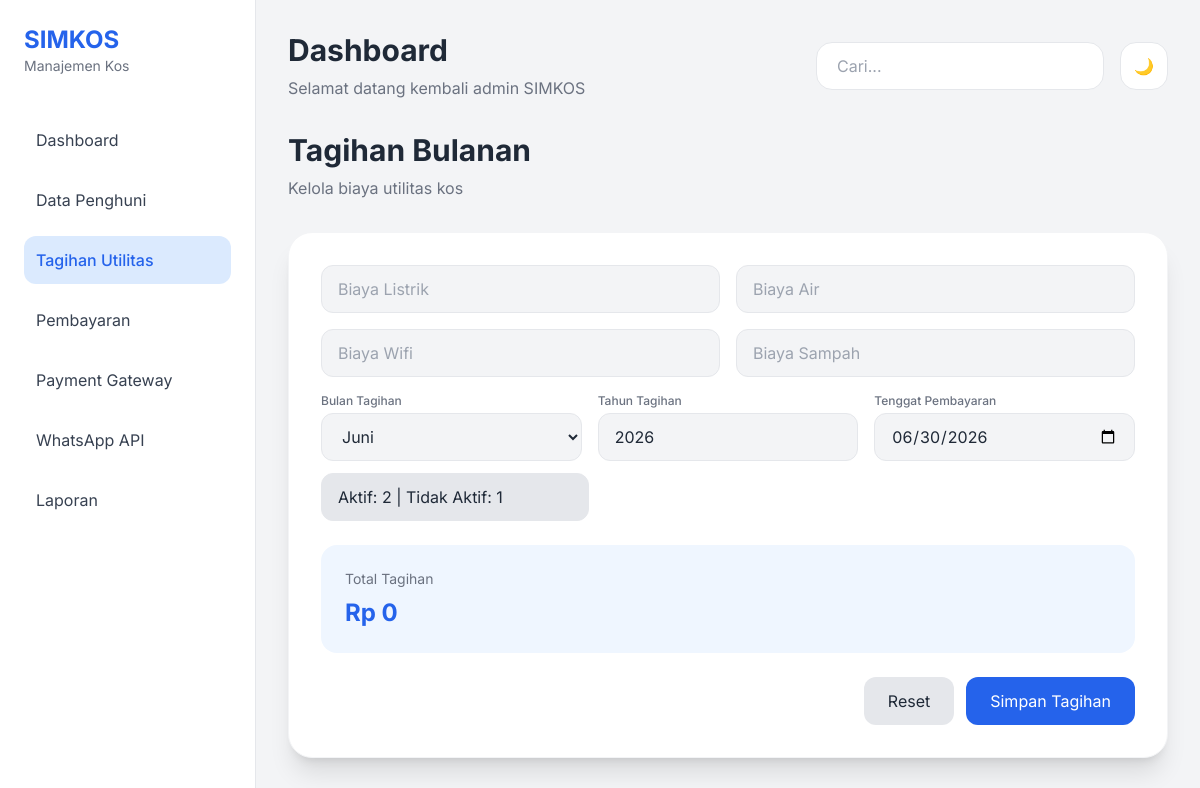
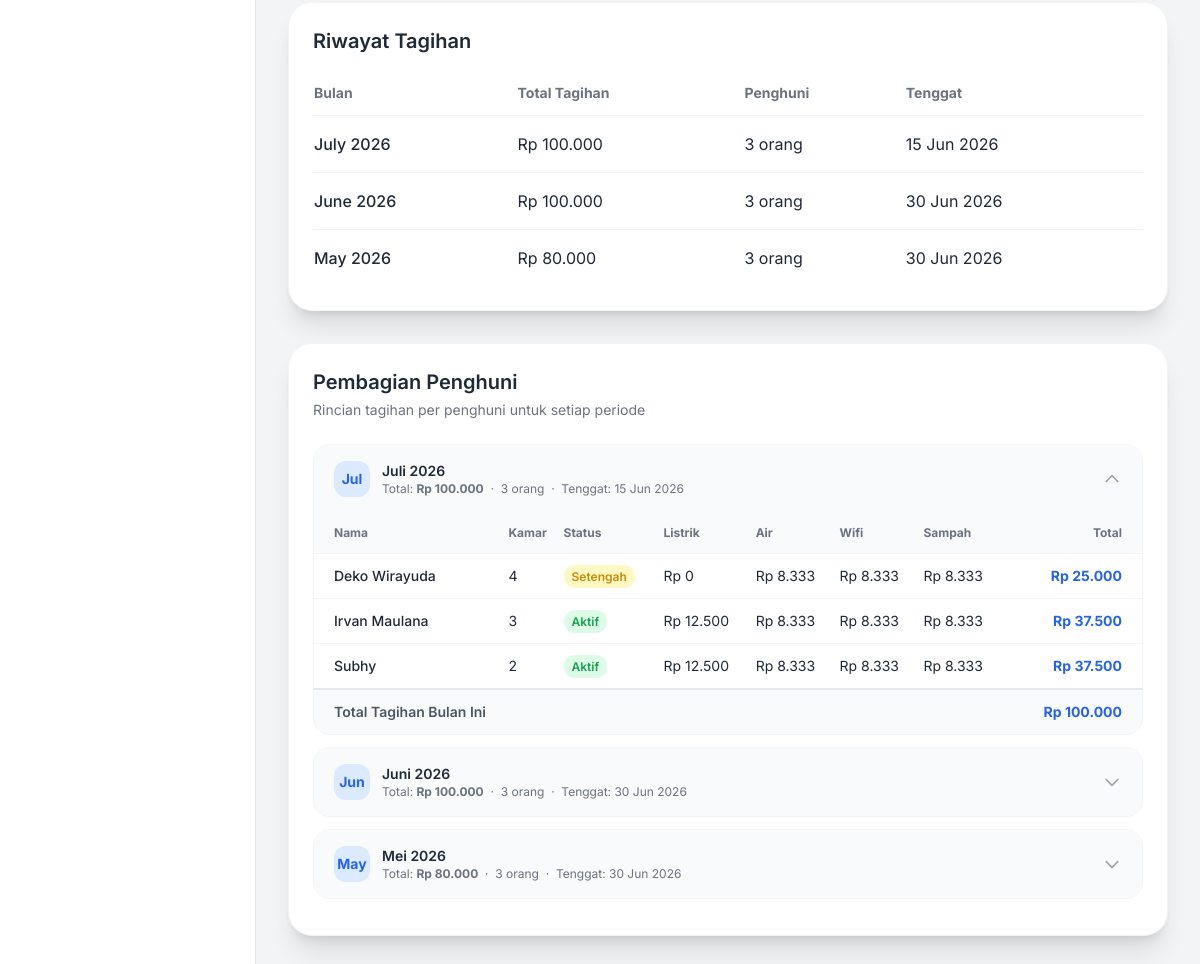
Page /tagihan/index.php on the committed database (2 pictures, top to bottom).
### tables this page shows
CREATE TABLE `tagihan_utilitas` (
  `id` int(11) NOT NULL,
  `bulan` varchar(20) NOT NULL,
  `tahun` year(4) NOT NULL,
  `biaya_listrik` decimal(12,2) DEFAULT 0.00,
  `biaya_air` decimal(12,2) DEFAULT 0.00,
  `biaya_wifi` decimal(12,2) DEFAULT 0.00,
  `biaya_sampah` decimal(12,2) DEFAULT 0.00,
  `total_penghuni` int(11) NOT NULL,
  `total_tagihan` decimal(12,2) NOT NULL,
  `total_bobot` decimal(10,2) NOT NULL,
  `tarif_per_bobot` decimal(12,2) NOT NULL,
  `tenggat_pembayaran` date NOT NULL,
  `created_at` timestamp NOT NULL DEFAULT current_timestamp()
);

CREATE TABLE `detail_tagihan` (
  `id` int(11) NOT NULL,
  `tagihan_id` int(11) NOT NULL,
  `penghuni_id` int(11) NOT NULL,
  `bobot` decimal(3,1) NOT NULL,
  `nominal_tagihan` decimal(12,2) NOT NULL,
  `status_bayar` enum('Belum Bayar','Lunas') DEFAULT 'Belum Bayar',
  `midtrans_order_id` varchar(100) DEFAULT NULL,
  `midtrans_va_number` varchar(50) DEFAULT NULL,
  `midtrans_va_bank` varchar(20) DEFAULT NULL,
  `midtrans_transaction_id` varchar(100) DEFAULT NULL,
  `midtrans_expiry` datetime DEFAULT NULL,
  `tagihan_listrik` decimal(12,2) DEFAULT 0.00,
  `tagihan_wifi` decimal(12,2) DEFAULT 0.00,
  `tagihan_air` decimal(12,2) DEFAULT 0.00,
  `tagihan_sampah` decimal(12,2) DEFAULT 0.00
);

CREATE TABLE `penghuni` (
  `no` int(11) NOT NULL,
  `no_kamar` int(11) NOT NULL,
  `nik` varchar(16) NOT NULL,
  `nama_lengkap` varchar(100) NOT NULL,
  `alamat` text NOT NULL,
  `no_hp` varchar(15) NOT NULL,
  `status_kamar` enum('Aktif','Tidak Aktif') DEFAULT 'Aktif',
  `status_pembayaran` enum('Lunas','Menunggak','Belum Lunas') DEFAULT 'Belum Lunas'
);

### tagihan/index.php (the view, shortened to what this page needs)
<?php
include '../config/koneksi.php';
$qAktif      = mysqli_query($conn, "SELECT COUNT(*) AS total FROM penghuni WHERE status_kamar='Aktif'");
$aktif       = mysqli_fetch_assoc($qAktif)['total'];
$qTidakAktif = mysqli_query($conn, "SELECT COUNT(*) AS total FROM penghuni WHERE status_kamar='Tidak Aktif'");
$tidakAktif  = mysqli_fetch_assoc($qTidakAktif)['total'];
$qRiwayat = mysqli_query($conn, "
    SELECT * FROM tagihan_utilitas
    ORDER BY tahun DESC, FIELD(bulan,
        'January','February','March','April','May','June',
        'July','August','September','October','November','December') DESC
");
?>
<!DOCTYPE html>
<html lang="id">
<head>
  <script src="https://cdn.tailwindcss.com"></script>
</head>
<body class="bg-gray-100 dark:bg-[#0f0f0f] text-gray-800 dark:text-white">
<?php include '../components/sidebar.php'; ?>
<div class="ml-64 p-8">
  <?php include '../components/topbar.php'; ?>
  <div class="mb-8">
    <h1 class="text-3xl font-bold">Tagihan Bulanan</h1>
    <p class="text-gray-500 dark:text-gray-400 mt-2">Kelola biaya utilitas kos</p>
  </div>
  <div class="bg-white dark:bg-[#111] p-8 rounded-3xl shadow-xl mb-8 border border-gray-100 dark:border-[#1f1f1f]">
    <div class="grid grid-cols-1 md:grid-cols-2 gap-4">
      <input type="number" id="listrik" placeholder="Biaya Listrik" class="input" min="0">
      <input type="number" id="air"     placeholder="Biaya Air"     class="input" min="0">
      <input type="number" id="wifi"    placeholder="Biaya Wifi"    class="input" min="0">
      <input type="number" id="sampah"  placeholder="Biaya Sampah"  class="input" min="0">
    </div>
    <div class="mt-4 grid grid-cols-1 md:grid-cols-3 gap-4">
      <div>
        <label class="text-xs font-medium text-gray-500 dark:text-gray-400 mb-1 block">Bulan Tagihan</label>
        <?php
          $bulanList = [
            1=>'January', 2=>'February', 3=>'March', 4=>'April',
            5=>'May', 6=>'June', 7=>'July', 8=>'August',
            9=>'September', 10=>'October', 11=>'November', 12=>'December'
          ];
          $bulanLabel = [
            1=>'Januari', 2=>'Februari', 3=>'Maret', 4=>'April',
            5=>'Mei', 6=>'Juni', 7=>'Juli', 8=>'Agustus',
            9=>'September', 10=>'Oktober', 11=>'November', 12=>'Desember'
          ];
          $bulanSekarang = intval(date('n'));
        ?>
        <select id="bulanTagihan" class="input">
          <?php foreach ($bulanList as $no => $eng): ?>
            <option value="<?= $eng ?>" <?= $no === $bulanSekarang ? 'selected' : '' ?>>
              <?= $bulanLabel[$no] ?>
            </option>
          <?php endforeach; ?>
        </select>
      </div>
      <div>
        <label class="text-xs font-medium text-gray-500 dark:text-gray-400 mb-1 block">Tahun Tagihan</label>
        <input type="number" id="tahunTagihan" class="input" value="<?= date('Y') ?>" min="2020" max="2099" placeholder="Tahun">
      </div>
      <div>
        <label class="text-xs font-medium text-gray-500 dark:text-gray-400 mb-1 block">Tenggat Pembayaran</label>
        <input type="date" id="tenggatTagihan" class="input" value="<?= date('Y-m-t') ?>">
      </div>
    </div>
    <div class="mt-3">
      <input type="text"
        value="Aktif: <?= $aktif ?> | Tidak Aktif: <?= $tidakAktif ?>"
        readonly
        class="input bg-gray-200 cursor-not-allowed w-full md:w-auto inline-block" style="width:auto;min-width:220px">
    </div>
    <div class="mt-6 bg-blue-50 dark:bg-[#0b2239] p-6 rounded-2xl">
      <p class="text-sm text-gray-500 dark:text-gray-400">Total Tagihan</p>
      <h2 id="total" class="text-2xl font-bold text-blue-600 mt-2">Rp 0</h2>
    </div>
    <div class="flex justify-end gap-3 mt-6">
      <button onclick="resetForm()"
        class="px-6 py-3 rounded-xl bg-gray-200 dark:bg-[#1a1a1a] hover:opacity-80 transition">
        Reset
      </button>
      <button id="btnSimpan" onclick="tambahTagihan()"
        class="px-6 py-3 rounded-xl bg-blue-600 text-white hover:bg-blue-700 transition">
        Simpan Tagihan
      </button>
    </div>
  </div>
  <div class="bg-white dark:bg-[#111] p-6 rounded-3xl shadow-xl mb-8 border border-gray-100 dark:border-[#1f1f1f]">
    <h2 class="text-xl font-semibold mb-4">Riwayat Tagihan</h2>
    <div class="overflow-x-auto">
      <table class="w-full text-left">
        <thead>
          <tr class="text-gray-500 dark:text-gray-400 text-sm">
            <th class="py-3">Bulan</th>
            <th>Total Tagihan</th>
            <th>Penghuni</th>
            <th>Tenggat</th>
          </tr>
        </thead>
        <tbody id="listTagihan">
          <?php if (mysqli_num_rows($qRiwayat) === 0): ?>
          <tr>
            <td colspan="4" class="py-6 text-center text-gray-400">
              Belum ada tagihan tercatat.
            </td>
          </tr>
          <?php else: ?>
          <?php while ($t = mysqli_fetch_assoc($qRiwayat)): ?>
          <tr class="border-t border-gray-100 dark:border-[#222] hover:bg-gray-50 dark:hover:bg-[#1a1a1a] transition">
            <td class="py-4 font-medium">
              <?= $t['bulan'] . ' ' . $t['tahun'] ?>
            </td>
            <td>
              Rp <?= number_format($t['total_tagihan'], 0, ',', '.') ?>
            </td>
            <td>
              <?= $t['total_penghuni'] ?> orang
            </td>
            <td>
              <?= date('d M Y', strtotime($t['tenggat_pembayaran'])) ?>
            </td>
          </tr>
          <?php endwhile; ?>
          <?php endif; ?>
        </tbody>
      </table>
    </div>
  </div>
  <div class="bg-white dark:bg-[#111] p-6 rounded-3xl shadow-xl border border-gray-100 dark:border-[#1f1f1f]">
    <div class="mb-6">
      <h2 class="text-xl font-semibold">Pembagian Penghuni</h2>
      <p class="text-sm text-gray-500 dark:text-gray-400 mt-1">Rincian tagihan per penghuni untuk setiap periode</p>
    </div>
    <?php
    $qSemuaTagihan = mysqli_query($conn, "
      SELECT * FROM tagihan_utilitas
      ORDER BY tahun DESC, FIELD(bulan,
        'January','February','March','April','May','June',
        'July','August','September','October','November','December') DESC
    ");
    $bulanLabel = [
      'January'=>'Januari','February'=>'Februari','March'=>'Maret',
      'April'=>'April','May'=>'Mei','June'=>'Juni','July'=>'Juli',
      'August'=>'Agustus','September'=>'September','October'=>'Oktober',
      'November'=>'November','December'=>'Desember'
    ];
    if (mysqli_num_rows($qSemuaTagihan) === 0):
      $queryPenghuni = mysqli_query($conn, "SELECT * FROM penghuni ORDER BY status_kamar DESC, nama_lengkap ASC");
    ?>
      <div class="border border-gray-100 dark:border-[#222] rounded-2xl overflow-hidden">
        <div class="bg-gray-50 dark:bg-[#1a1a1a] px-5 py-4 flex items-center gap-3">
          <span class="text-sm font-semibold text-gray-500">Simulasi Pembagian (Belum ada tagihan)</span>
        </div>
        <div class="overflow-x-auto p-4">
          <table class="w-full text-left text-sm">
            <thead>
              <tr class="text-gray-500 dark:text-gray-400">
                <th class="pb-3">Nama</th><th>Kamar</th><th>Status</th>
                <th>Listrik</th><th>Air</th><th>Wifi</th><th>Sampah</th>
                <th class="text-right">Total</th>
              </tr>
            </thead>
            <tbody>
              <?php while ($p = mysqli_fetch_assoc($queryPenghuni)):
                $bobot = ($p['status_kamar'] === 'Aktif') ? 1 : 0.5;
              ?>
              <tr class="penghuni-row border-t border-gray-100 dark:border-[#222]"
                  data-status="<?= $p['status_kamar'] ?>"
                  data-bobot="<?= $bobot ?>">
                <td class="py-3 font-medium"><?= htmlspecialchars($p['nama_lengkap']) ?></td>
                <td><?= $p['no_kamar'] ?></td>
                <td>
                  <?php if ($p['status_kamar'] === 'Aktif'): ?>
                    <span class="px-2 py-1 rounded-full text-xs bg-green-100 text-green-600 font-semibold">Aktif</span>
                  <?php else: ?>
                    <span class="px-2 py-1 rounded-full text-xs bg-yellow-100 text-yellow-600 font-semibold">Setengah</span>
                  <?php endif; ?>
                </td>
                <td class="nominal-listrik text-gray-400">—</td>
                <td class="nominal-air text-gray-400">—</td>
                <td class="nominal-wifi text-gray-400">—</td>
                <td class="nominal-sampah text-gray-400">—</td>
                <td class="font-bold text-right text-blue-600 nominal-tagihan">—</td>
              </tr>
              <?php endwhile; ?>
            </tbody>
          </table>
        </div>
      </div>
    <?php
    else:
      $isFirst = true;
      while ($tgh = mysqli_fetch_assoc($qSemuaTagihan)):
        $tId      = $tgh['id'];
        $tBulan   = $bulanLabel[$tgh['bulan']] ?? $tgh['bulan'];
        $tTahun   = $tgh['tahun'];
        $tTotal   = floatval($tgh['total_tagihan']);
        $tTenggat = date('d M Y', strtotime($tgh['tenggat_pembayaran']));
        $panelId  = 'panel-' . $tId;
        $qDet = mysqli_query($conn, "
          SELECT dt.*, p.nama_lengkap, p.no_kamar, p.status_kamar
          FROM detail_tagihan dt
          JOIN penghuni p ON dt.penghuni_id = p.no
          WHERE dt.tagihan_id = $tId
          ORDER BY p.status_kamar DESC, p.nama_lengkap ASC
        ");
    ?>
    <div class="border border-gray-100 dark:border-[#222] rounded-2xl overflow-hidden mb-3">
      <button type="button"
        onclick="togglePanel('<?= $panelId ?>')"
        class="w-full flex items-center justify-between px-5 py-4 bg-gray-50 dark:bg-[#1a1a1a] hover:bg-gray-100 dark:hover:bg-[#222] transition text-left">
        <div class="flex items-center gap-3">
          <span class="w-9 h-9 rounded-xl bg-blue-100 dark:bg-blue-900 text-blue-600 dark:text-blue-300 flex items-center justify-center text-sm font-bold">
            <?= substr($tgh['bulan'], 0, 3) ?>
          </span>
          <div>
            <p class="font-semibold text-sm"><?= $tBulan . ' ' . $tTahun ?></p>
            <p class="text-xs text-gray-500 dark:text-gray-400">
              Total: <strong>Rp <?= number_format($tTotal, 0, ',', '.') ?></strong>
              &nbsp;·&nbsp; <?= $tgh['total_penghuni'] ?> orang
              &nbsp;·&nbsp; Tenggat: <?= $tTenggat ?>
            </p>
          </div>
        </div>
        <svg id="icon-<?= $panelId ?>"
          class="w-5 h-5 text-gray-400 transition-transform duration-200 <?= $isFirst ? 'rotate-180' : '' ?>"
          fill="none" stroke="currentColor" viewBox="0 0 24 24">
          <path stroke-linecap="round" stroke-linejoin="round" stroke-width="2" d="M19 9l-7 7-7-7"/>
        </svg>
      </button>
      <div id="<?= $panelId ?>" class="<?= $isFirst ? '' : 'hidden' ?> overflow-x-auto">
        <?php if (!$qDet || mysqli_num_rows($qDet) === 0): ?>
          <p class="px-5 py-4 text-sm text-gray-400">Tidak ada data detail penghuni untuk periode ini.</p>
        <?php else: ?>
        <table class="w-full text-left text-sm">
          <thead>
            <tr class="text-gray-500 dark:text-gray-400 text-xs bg-gray-50 dark:bg-[#0d0d0d]">
              <th class="px-5 py-3">Nama</th>
              <th class="py-3">Kamar</th>
              <th class="py-3">Status</th>
              <th class="py-3">Listrik</th>
              <th class="py-3">Air</th>
              <th class="py-3">Wifi</th>
              <th class="py-3">Sampah</th>
              <th class="py-3 text-right pr-5">Total</th>
            </tr>
          </thead>
          <tbody>
            <?php while ($det = mysqli_fetch_assoc($qDet)): ?>
            <tr class="border-t border-gray-100 dark:border-[#1a1a1a] hover:bg-gray-50 dark:hover:bg-[#1a1a1a] transition">
              <td class="px-5 py-3 font-medium"><?= htmlspecialchars($det['nama_lengkap']) ?></td>
              <td class="py-3"><?= $det['no_kamar'] ?></td>
              <td class="py-3">
                <?php if ($det['status_kamar'] === 'Aktif'): ?>
                  <span class="px-2 py-1 rounded-full text-xs bg-green-100 text-green-600 font-semibold">Aktif</span>
                <?php else: ?>
                  <span class="px-2 py-1 rounded-full text-xs bg-yellow-100 text-yellow-600 font-semibold">Setengah</span>
                <?php endif; ?>
              </td>
              <td class="py-3">Rp <?= number_format(floatval($det['tagihan_listrik']), 0, ',', '.') ?></td>
              <td class="py-3">Rp <?= number_format(floatval($det['tagihan_air']),     0, ',', '.') ?></td>
              <td class="py-3">Rp <?= number_format(floatval($det['tagihan_wifi']),    0, ',', '.') ?></td>
              <td class="py-3">Rp <?= number_format(floatval($det['tagihan_sampah']),  0, ',', '.') ?></td>
              <td class="py-3 font-bold text-right text-blue-600 pr-5">
                Rp <?= number_format(floatval($det['nominal_tagihan']), 0, ',', '.') ?>
              </td>
            </tr>
            <?php endwhile; ?>
          </tbody>
          <tfoot>
            <tr class="border-t-2 border-gray-200 dark:border-[#333] bg-gray-50 dark:bg-[#0d0d0d]">
              <td colspan="7" class="px-5 py-3 text-sm font-semibold text-gray-600 dark:text-gray-300">Total Tagihan Bulan Ini</td>
              <td class="py-3 font-bold text-right text-blue-600 pr-5">
                Rp <?= number_format($tTotal, 0, ',', '.') ?>
              </td>
            </tr>
          </tfoot>
        </table>
        <?php endif; ?>
      </div>
    </div>
    <?php
        $isFirst = false;
      endwhile;
    endif;
    ?>
  </div>
</div>
</body>
</html>

### tagihan/index.php (style rules this page uses)
body { font-family: 'Inter', sans-serif; }
.input { width: 100%; height: 48px; padding: 0 16px; border-radius: 12px; background: #f3f4f6; border: 1px solid #e5e7eb; outline: none; }

### rows in the picture
tagihan_utilitas: bulan "July", tahun "2026", total_tagihan "100.000", total_penghuni "3", tenggat_pembayaran "15 Jun 2026", bulan "Jul", bulan "Juli"
tagihan_utilitas: bulan "June", tahun "2026", total_tagihan "100.000", total_penghuni "3", tenggat_pembayaran "30 Jun 2026", bulan "Jun", bulan "Juni"
tagihan_utilitas: bulan "May", tahun "2026", total_tagihan "80.000", total_penghuni "3", tenggat_pembayaran "30 Jun 2026", bulan "Mei"
detail_tagihan: penghuni.nama_lengkap "Deko Wirayuda", penghuni.no_kamar "4", shows "Setengah", tagihan_listrik "0", tagihan_air "8.333", tagihan_wifi "8.333", tagihan_sampah "8.333", nominal_tagihan "25.000"
detail_tagihan: penghuni.nama_lengkap "Irvan Maulana", penghuni.no_kamar "3", shows "Aktif", tagihan_listrik "12.500", tagihan_air "8.333", tagihan_wifi "8.333", tagihan_sampah "8.333", nominal_tagihan "37.500"
detail_tagihan: penghuni.nama_lengkap "Subhy", penghuni.no_kamar "2", shows "Aktif", tagihan_listrik "12.500", tagihan_air "8.333", tagihan_wifi "8.333", tagihan_sampah "8.333", nominal_tagihan "37.500"

### other values in the picture
form field value "Juni"
